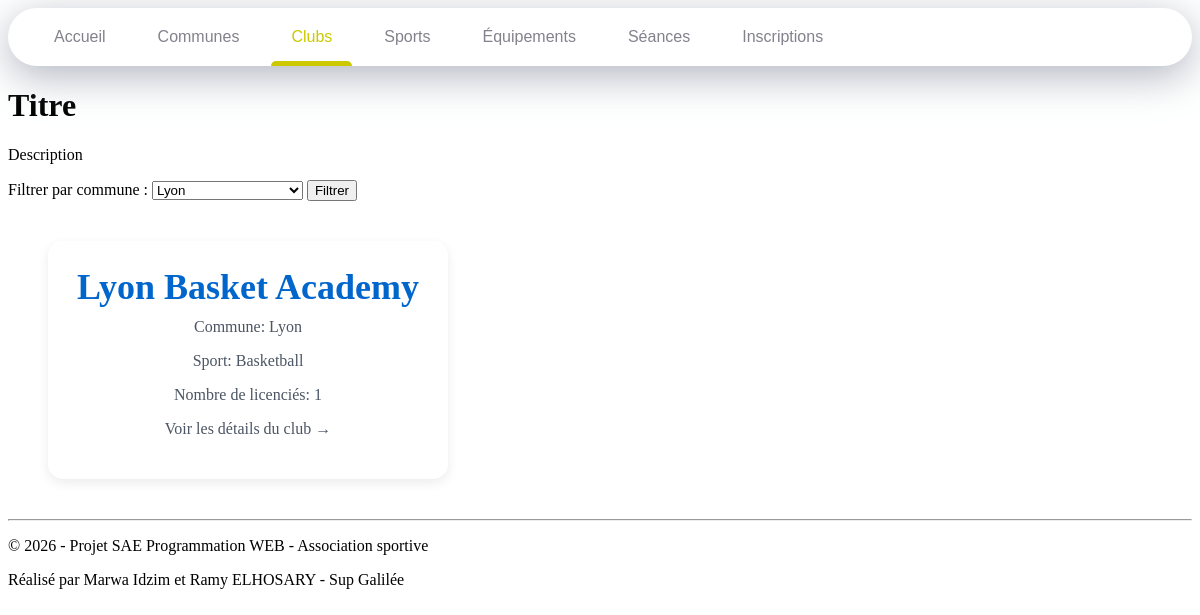
/clubs.php?id_commune=1002, run on the app's committed database.
### tables this page shows
CREATE TABLE Clubs (
    id_club BIGINT NOT NULL,
    nom VARCHAR(80) NOT NULL,
    id_commune BIGINT NOT NULL,
    id_sport BIGINT NOT NULL,
    CONSTRAINT PK_Clubs PRIMARY KEY (id_club),
    CONSTRAINT FK_Clubs_Communes FOREIGN KEY (id_commune) REFERENCES Communes(id_commune) ON DELETE CASCADE,
    CONSTRAINT FK_Clubs_Sports FOREIGN KEY (id_sport) REFERENCES Sports(id_sport) ON DELETE CASCADE
);

CREATE TABLE Communes (
    id_commune BIGINT NOT NULL,
    nom VARCHAR(50) NOT NULL,
    CodePostal INT NOT NULL,
    Departement INT NOT NULL,
    Region VARCHAR(80) NOT NULL,
    CONSTRAINT PK_Communes PRIMARY KEY (id_commune)
);

CREATE TABLE Sports (
    id_sport BIGINT NOT NULL,
    nom VARCHAR(50) NOT NULL,
    Federation VARCHAR(50) NOT NULL,
    CONSTRAINT PK_Sports PRIMARY KEY (id_sport)
);

### public/clubs.php (the view, shortened to what this page needs)
<?php
require "../config/db.php";
$idCommune = $_GET["id_commune"] ?? "";
$sqlCommunes = "SELECT id_commune, nom
                FROM Communes
                ORDER BY nom";
$stmtCommunes = $pdo->query($sqlCommunes);
$communes = $stmtCommunes->fetchAll(PDO::FETCH_ASSOC);
$sql = "SELECT
            cl.id_club,
            cl.nom,
            co.nom AS commune,
            sp.nom AS sport,
            COUNT(DISTINCT i.id_licencies) AS nb_licencies
        FROM Clubs cl
        JOIN Communes co ON cl.id_commune = co.id_commune
        JOIN Sports sp ON cl.id_sport = sp.id_sport
        LEFT JOIN Seances s ON cl.id_club = s.id_club
        LEFT JOIN Inscriptions i ON s.id_seance = i.id_seance";
    if ($idCommune !== "") {
        $sql .= " WHERE cl.id_commune = :id_commune";
    }
    $sql .= " GROUP BY cl.id_club, cl.nom, co.nom, sp.nom
            ORDER BY cl.nom";
    $stmt = $pdo->prepare($sql);
    if ($idCommune !== "") {
        $stmt->execute([
            "id_commune" => $idCommune
        ]);
    }
    else {
        $stmt->execute();
    }
$clubs = $stmt->fetchAll(PDO::FETCH_ASSOC);
?>
<!DOCTYPE html>
<html lang="fr">
<head>
    <link rel="stylesheet" href="../assets/css/style.css">
</head>
<body>
    <nav>
        <a href="index.php" class="nav-item" data-active-color="#cc0000" data-target="Accueil">Accueil</a>
        <a href="communes.php" class="nav-item" data-active-color="#cc7700" data-target="Communes">Communes</a>
        <a href="clubs.php" class="nav-item is-active" data-active-color="#ccc900" data-target="Clubs">Clubs</a>
        <a href="sports.php" class="nav-item" data-active-color="#00cca3" data-target="Sports">Sports</a>
        <a href="equipements.php" class="nav-item" data-active-color="#0022cc" data-target="Equipements">Équipements</a>
        <a href="seances.php" class="nav-item" data-active-color="#c200cc" data-target="Seances">Séances</a>
        <a href="inscriptions.php" class="nav-item" data-active-color="#cc007e" data-target="Inscriptions">Inscriptions</a>
        <span class="nav-indicator"></span>
    </nav>
    <h1>Titre</h1>
    <p>Description</p>
    <form method="get" class="filter-form">
    <label for="id_commune">Filtrer par commune :</label>
    <select name="id_commune" id="id_commune">
        <?php foreach ($communes as $commune): ?>
            <option value="<?= htmlspecialchars($commune['id_commune']) ?>"
                <?= ($idCommune == $commune['id_commune']) ? 'selected' : '' ?>>
                <?= htmlspecialchars($commune['nom']) ?>
            </option>
        <?php endforeach; ?>
    </select>
    <button type="submit">Filtrer</button>
</form>
    <section class="clubs">
        <?php foreach($clubs as $club):?>
        <a href="detail_club.php?id_club=<?= htmlspecialchars($club['id_club']) ?>" class="club-link">
        <div class="club-card">
            <h2><?= htmlspecialchars($club['nom']) ?></h2>
            <p> Commune: <?= htmlspecialchars($club['commune']) ?></p>
            <p> Sport: <?= htmlspecialchars($club['sport']) ?></p>
            <p> Nombre de licenciés: <?= htmlspecialchars($club['nb_licencies']) ?></p>
            <p class="voir-detail">Voir les détails du club →</p>
        </div>
        </a>
        <?php endforeach; ?>
    </section>
</body>
<footer class="footer">
    <hr>
    <p>© 2026 - Projet SAE Programmation WEB - Association sportive</p>
    <p>Réalisé par Marwa Idzim et Ramy ELHOSARY - Sup Galilée</p>
</footer>
</html>

### assets/css/style.css (style rules this page uses)
* { box-sizing: border-box; text-decoration: none; }
nav { background-color: #fff; padding: 0 20px; border-radius: 40px; box-shadow: 0 10px 40px rgba(159, 162, 177, .8); display: flex; overflow: hidden; overflow-x: auto; position: relative; }
.nav-item { color: #83818c; font-family: arial, sans-serif; padding: 20px; margin: 0 6px; position: relative; }
.nav-item:before { content: ""; position: absolute; bottom: -6px; background-color: #dfe2ea; height: 5px; width: 100%; border-radius: 8px 8px 0 0; left: 0; transition: .3s; }
.nav-indicator { position: absolute; left: 0; bottom: 0; height: 5px; transition: .4s; border-radius: 8px 8px 0 0; }
.clubs { display: flex; gap: 20px; margin: 40px; flex-wrap: wrap; }
.club-card { background-color: white; width: 400px; padding: 25px; border-radius: 15px; text-align: center; box-shadow: 0 4px 12px rgba(0, 0, 0, 0.08); }
.club-card h2 { margin: 0; font-size: 36px; color: #0066cc; }
.club-card p { margin-top: 10px; font-size: 16px; color: #4b5563; }

### data on the page
clubs: nom "Lyon Basket Academy", id_commune.nom "Lyon", id_sport.nom "Basketball", nb_licencies "1"

### other printed values
form field id_commune "Lyon"
